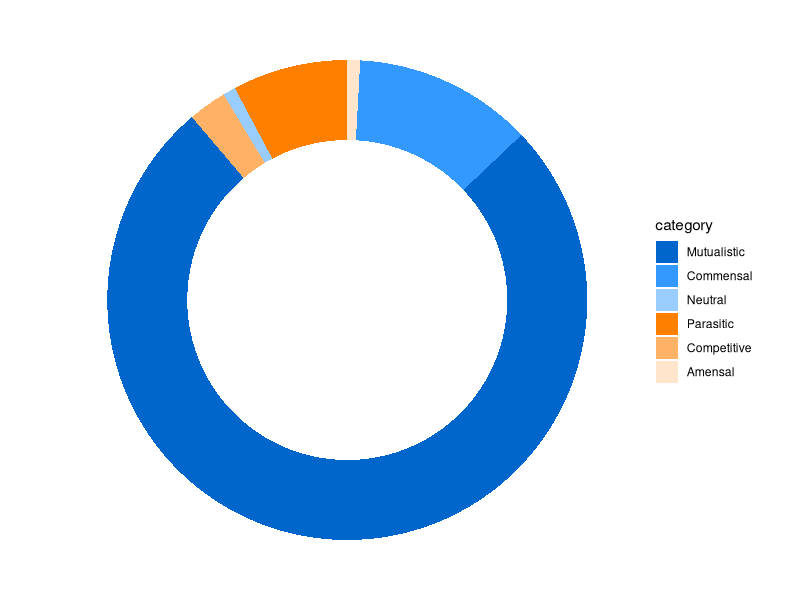
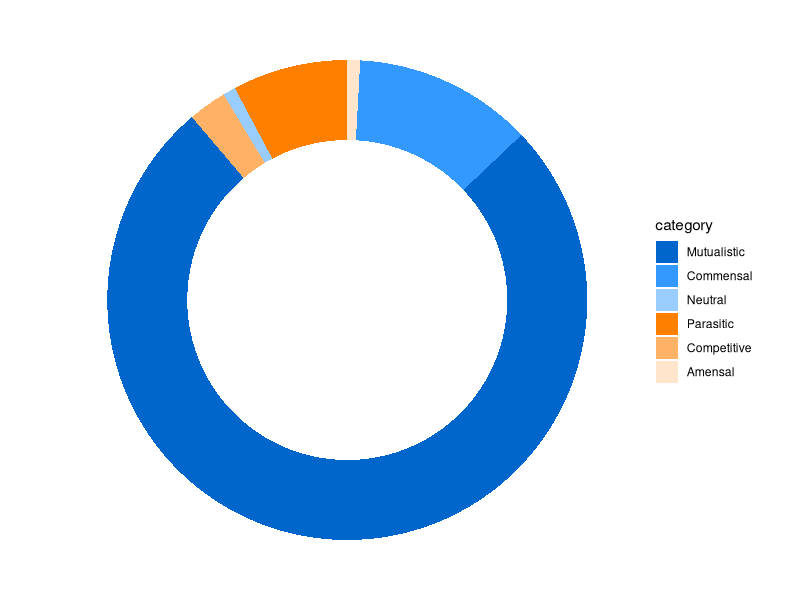

Here is the R script that generated these plots, in order:
## my data
# load library
library(ggplot2)

# Create test data.
data <- data.frame(
  category=c("Amensal", "Commensal", "Mutualistic","Competitive","Neutral","Parasitic"),
  count=c(1,14,88,3,1,9)
)

levels=c("Mutualistic","Commensal","Neutral","Parasitic","Competitive","Amensal")
data$category<-as.factor(data$category)
data$category<-factor(data$category,levels=levels)
# Compute percentages
data$fraction = data$count / sum(data$count)

# Compute the cumulative percentages (top of each rectangle)
data$ymax = cumsum(data$fraction)

# Compute the bottom of each rectangle
data$ymin = c(0, head(data$ymax, n=-1))
cols<-c("#0066CC","#3399FF","#99CCFF","#FF8000","#FFB266","#FFE5CC")

# Make the plot
p<-ggplot(data, aes(ymax=ymax, ymin=ymin, xmax=4, xmin=3, fill=category)) +
  scale_color_manual(values=cols)+
  scale_fill_manual(values = cols)+
  geom_rect() +
  coord_polar(theta="y") +
  xlim(c(1, 4))+
  theme_void()
p
ggsave(
  "donut_ecological_interactions.tiff",
  plot = last_plot(),
  device = NULL,
  path = NULL,
  scale = 1,
  width = 6,
  height = 6,
  units = "in",
  dpi = 400,
)
dev.off()




